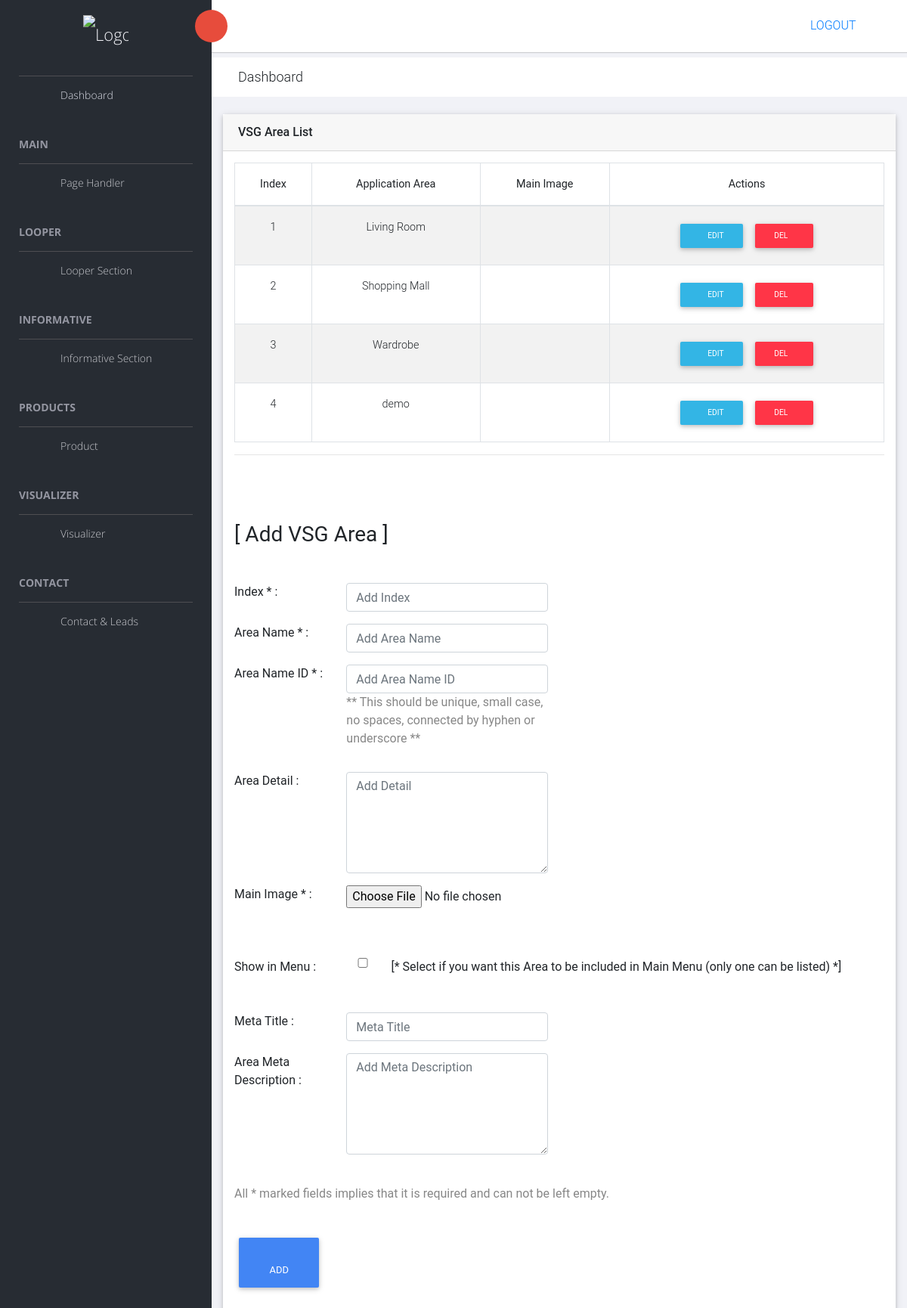
The app's page /panel/vsg_back/ (signed in) with its own data.
### vsg/models.py (models this page shows, shortened)
class VSG(models.Model) :
    index = models.CharField(max_length=100, null=True, blank=True)
    area = models.CharField(max_length=100, null=True, blank=True)
    area_id = models.CharField(max_length=100, null=True, blank=True)
    detail = models.TextField(null=True, blank=True)
    main_image = models.ImageField(upload_to="vsg", null=True, blank=True)
    meta_title = models.CharField(max_length=150, null=True, blank=True)
    meta_description = models.TextField(null=True, blank=True)
    is_show = models.CharField(max_length=25, null=True, blank=True)

### vsg/views.py (the view, shortened to what this page needs)
# urls.py: url(r"^panel/vsg_back/$", views.vsg_back, name="vsg_back"),
def vsg_back(request) :
    if not request.user.is_authenticated :
        return redirect('mylogin')
    vsg = VSG.objects.all()
    return render(request, 'vsg_back.html', {
        'vsg': vsg,
    })

### vsg/templates/vsg_back.html (shortened to what this page needs)
{% extends 'master_back.html' %}
{% load static %}
{% block headblock %}
    <link rel="stylesheet" href="{% static 'back/vendors/datatables.net-bs4/css/dataTables.bootstrap4.min.css' %}">
    <link rel="stylesheet" href="{% static 'back/vendors/datatables.net-buttons-bs4/css/buttons.bootstrap4.min.css' %}">
    <link href="{% static 'back/vendors/mdb/mdb.min.css' %}" rel="stylesheet">
    <link href="{% static 'back/vendors/smart-photo/smartphoto.min.css' %}" rel="stylesheet">
{% endblock %}
{% block page_content %}
    <div class="animated fadeIn">
        <div class="row">
            <div class="col-md-12">
                <div class="card" id="looper">
                    <div class="card-header">
                        <strong class="card-title">VSG Area List</strong>
                    </div>
                    <div class="card-body">
                        <table id="bootstrap-data-table-export" class="dataa-table table table-striped table-bordered">
                            <thead>
                                <tr>
                                    <th class="text-center">Index</th>
                                    <th class="text-center">Application Area</th>
                                    <th class="text-center">Main Image</th>
                                    <th class="text-center">Actions</th>
                                </tr>
                            </thead>
                            <tbody>
                                {% if vsg %}
                                {% for vsg in vsg %}
                                <tr>
                                    <td class="text-center">
                                        {{vsg.index}}
                                    </td>
                                    <td class="text-center">
                                        {{vsg.area}}
                                    </td>
                                    <td class="text-center">
                                    </td>
                                    <td class="text-center">
                                        <a href="{% url 'vsg_back_edit' vsg.pk %}"><button type="button" class="btn btn-info btn-sm"><i class="fa fa-pencil"></i> Edit</button></a>
                                        <a href="#"><button type="button" class="btn btn-danger btn-sm" data-toggle="modal" data-target="#vsg_{{vsg.pk}}">Del<i class="fa fa-times"></i></button></a>
                                    </td>
                                </tr>
                                {% endfor %}
                                {% endif %}
                            </tbody>
                        </table>
                        <hr>
                        <br><br><br>
                        <form action="{% url 'vsg_back' %}" method="post" enctype="multipart/form-data" class="form-horizontal">
                            <h3>[ Add VSG Area ] </h3> <br><br>
                            <div class="row form-group">
                                <div class="col-12 col-md-2">
                                    <label for="index" class=" form-control-label">Index * : </label>
                                </div>
                                <div class="col col-md-4">
                                    <input type="text" id="index" name="index" placeholder="Add Index" class="form-control" required>
                                </div>
                            </div>
                            <div class="row form-group">
                                <div class="col-12 col-md-2">
                                    <label for="area" class=" form-control-label">Area Name * : </label>
                                </div>
                                <div class="col col-md-4">
                                    <input type="text" id="area" name="area" placeholder="Add Area Name" class="form-control" required>
                                </div>
                            </div>
                            <div class="row form-group">
                                <div class="col-12 col-md-2">
                                    <label for="area_id" class=" form-control-label">Area Name ID * : </label>
                                </div>
                                <div class="col col-md-4">
                                    <input type="text" id="area_id" name="area_id" placeholder="Add Area Name ID" class="form-control" required>
                                    <p>** This should be unique, small case, no spaces, connected by hyphen or underscore **</p>
                                </div>
                            </div>
                            <div class="row form-group">
                                <div class="col-12 col-md-2">
                                    <label for="detail" class=" form-control-label">Area Detail : </label>
                                </div>
                                <div class="col col-md-4">
                                    <textarea name="detail" id="detail" cols="30" rows="5"  class="form-control" placeholder="Add Detail"></textarea>
                                </div>
                            </div>
                            <div class="row form-group">
                                <div class="col-12 col-md-2">
                                    <label for="main_image" class=" form-control-label">Main Image * : </label>
                                </div>
                                <div class="col col-md-4">
                                    <input type="file" id="main_image" name="main_image" class="form-control-file" required>
                                </div>
                            </div>
                            <br>
                            <br>
                            <div class="row form-group">
                                <div class="col-12 col-md-2">
                                    <label for="is_show" class=" form-control-label">Show in Menu : </label>
                                </div>
                                <div class="col col-md-1">
                                    <input type="checkbox" class="form-control-file" id="is_show" name="is_show" value="yes">
                                </div>
                                [* Select if you want this Area to be included in Main Menu (only one can be listed) *]
                            </div>
                            <br>
                            <div class="row form-group">
                                <div class="col-12 col-md-2">
                                    <label for="meta_title" class=" form-control-label">Meta Title : </label>
                                </div>
                                <div class="col col-md-4">
                                    <input type="text" id="meta_title" name="meta_title" placeholder="Meta Title" class="form-control">
                                </div>
                            </div>
                            <div class="row form-group">
                                <div class="col-12 col-md-2">
                                    <label for="meta_description" class=" form-control-label">Area Meta Description : </label>
                                </div>
                                <div class="col col-md-4">
                                    <textarea name="meta_description" id="meta_description" cols="30" rows="5"  class="form-control" placeholder="Add Meta Description"></textarea>
                                </div>
                            </div>
                            <br>
                            <p>All * marked fields implies that it is required and can not be left empty.</p>
                            <br>
                            <div class="row form-group">
                                <div class="col col-md-2">
                                    <button type="submit" class="btn btn-primary"><i class="fa fa-plus"></i> Add</button>
                                </div>
                            </div>
                        </form>
                    </div>
                </div>
            </div>
        </div>
    </div>
{% endblock %}

### records on screen
VSG: index "1", area "Living Room"
VSG: index "2", area "Shopping Mall"
VSG: index "3", area "Wardrobe"
VSG: index "4", area "demo"
